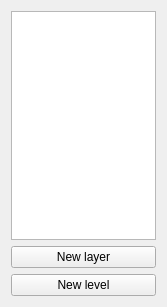
<?xml version="1.0" encoding="UTF-8"?>
<ui version="4.0">
 <class>MapLevelsList</class>
 <widget class="QWidget" name="MapLevelsList">
  <property name="geometry">
   <rect>
    <x>0</x>
    <y>0</y>
    <width>167</width>
    <height>307</height>
   </rect>
  </property>
  <property name="windowTitle">
   <string>Form</string>
  </property>
  <layout class="QVBoxLayout" name="verticalLayout">
   <item>
    <widget class="QTreeView" name="treeViewLevels">
     <property name="editTriggers">
      <set>QAbstractItemView::NoEditTriggers</set>
     </property>
     <property name="itemsExpandable">
      <bool>true</bool>
     </property>
    </widget>
   </item>
   <item>
    <widget class="QPushButton" name="pushButtonNewLayer">
     <property name="text">
      <string>New layer</string>
     </property>
    </widget>
   </item>
   <item>
    <widget class="QPushButton" name="pushButtonNewLevel">
     <property name="text">
      <string>New level</string>
     </property>
    </widget>
   </item>
  </layout>
 </widget>
 <resources/>
 <connections>
  <connection>
   <sender>treeViewLevels</sender>
   <signal>doubleClicked(QModelIndex)</signal>
   <receiver>MapLevelsList</receiver>
   <slot>toggleLayerVisibleState(QModelIndex)</slot>
   <hints>
    <hint type="sourcelabel">
     <x>114</x>
     <y>172</y>
    </hint>
    <hint type="destinationlabel">
     <x>191</x>
     <y>309</y>
    </hint>
   </hints>
  </connection>
 </connections>
 <slots>
  <slot>toggleLayerVisibleState(QModelIndex)</slot>
 </slots>
</ui>
